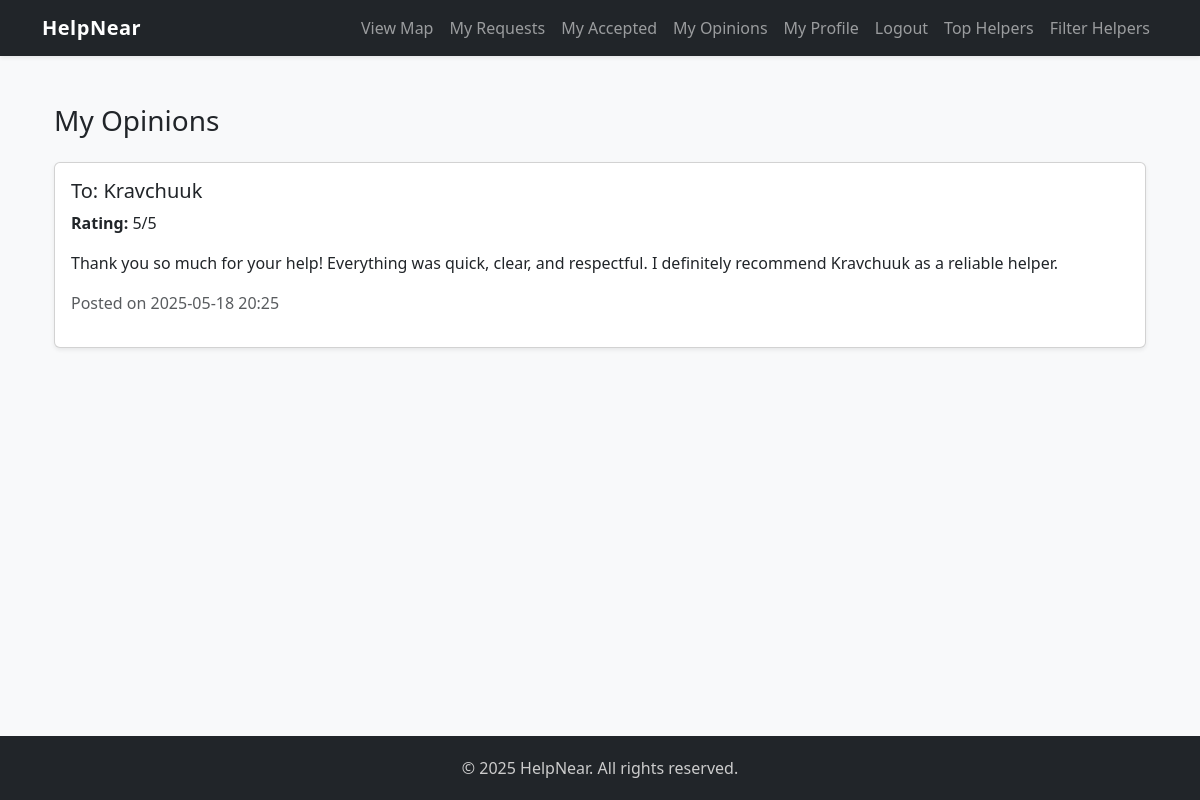
The page /my-opinions/ (signed in) on the database its author committed.
### help/models.py (models this page shows, shortened)
class Opinion(models.Model):
    helper = models.ForeignKey(User, on_delete=models.CASCADE, related_name='opinions_received')
    author = models.ForeignKey(User, on_delete=models.CASCADE, related_name='opinions_given')
    rating = models.PositiveIntegerField()
    description = models.TextField()
    created_at = models.DateTimeField(auto_now_add=True)

### help/views.py (the view)
# urls.py: path('my-opinions/', views.my_opinions, name='my_opinions'),
@login_required
def my_opinions(request):
    opinions = Opinion.objects.filter(author=request.user).order_by('-created_at')
    return render(request, 'help/my_opinions.html', {'opinions': opinions})

### help/templates/help/my_opinions.html
{% extends 'base.html' %}
{% block content %}
<div class="container py-4">
  <h3 class="mb-4">My Opinions</h3>
  {% if opinions %}
    {% for opinion in opinions %}
      <div class="card mb-3 shadow-sm">
        <div class="card-body">
          <h5 class="card-title">To: {{ opinion.helper.username }}</h5>
          <p><strong>Rating:</strong> {{ opinion.rating }}/5</p>
          <p>{{ opinion.description }}</p>
          <p class="text-muted">Posted on {{ opinion.created_at|date:"Y-m-d H:i" }}</p>
        </div>
      </div>
    {% endfor %}
  {% else %}
    <div class="alert alert-info">You haven’t left any opinions yet.</div>
  {% endif %}
</div>
{% endblock %}

### help/templates/base.html (style rules this page uses)
html, body { height: 100%; margin: 0; background-color: #f8f9fa; }

### rows shown on the page
Opinion: helper.username "Kravchuuk", rating "5", description "Thank you so much for your help! Everything was quick, clear, and respectful. I definitely recommend Kravchuuk as a reliable helper.", created_at "2025-05-18 20:25"
